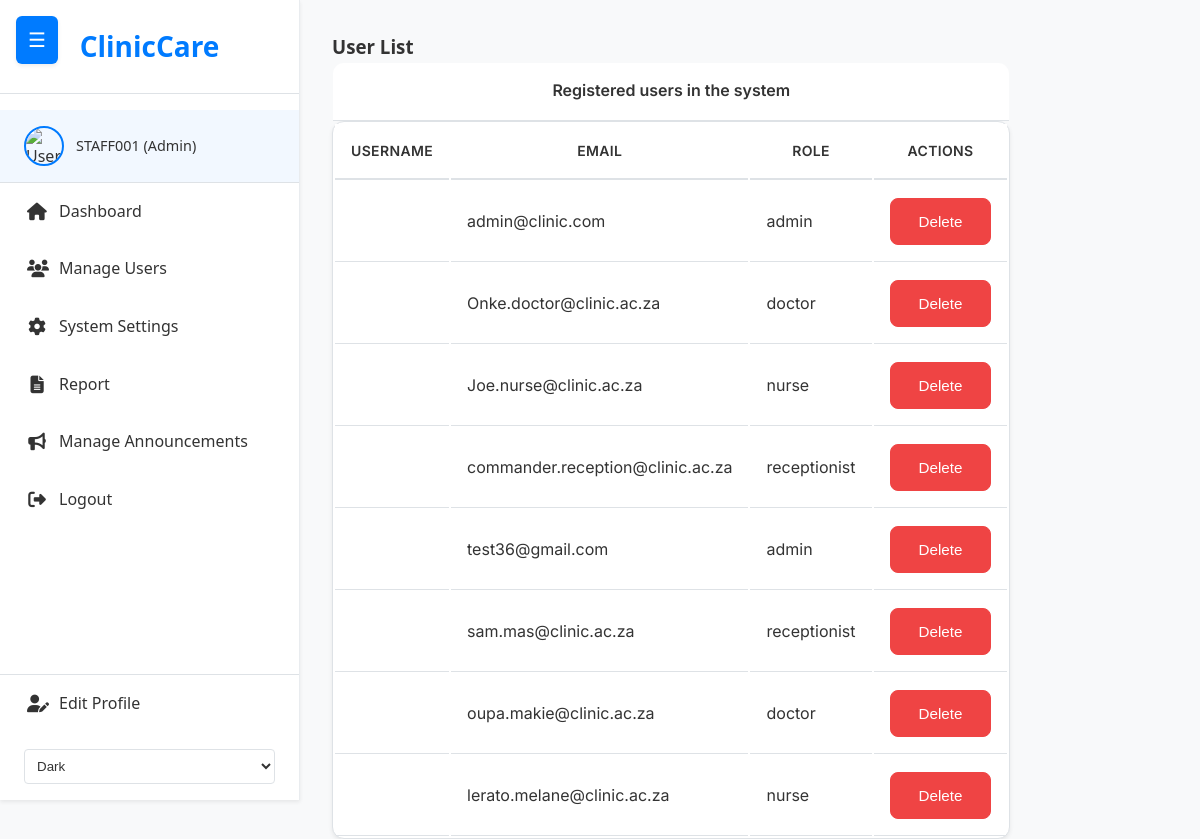
/manage_users (signed in), run on an earlier commit of the app's database.
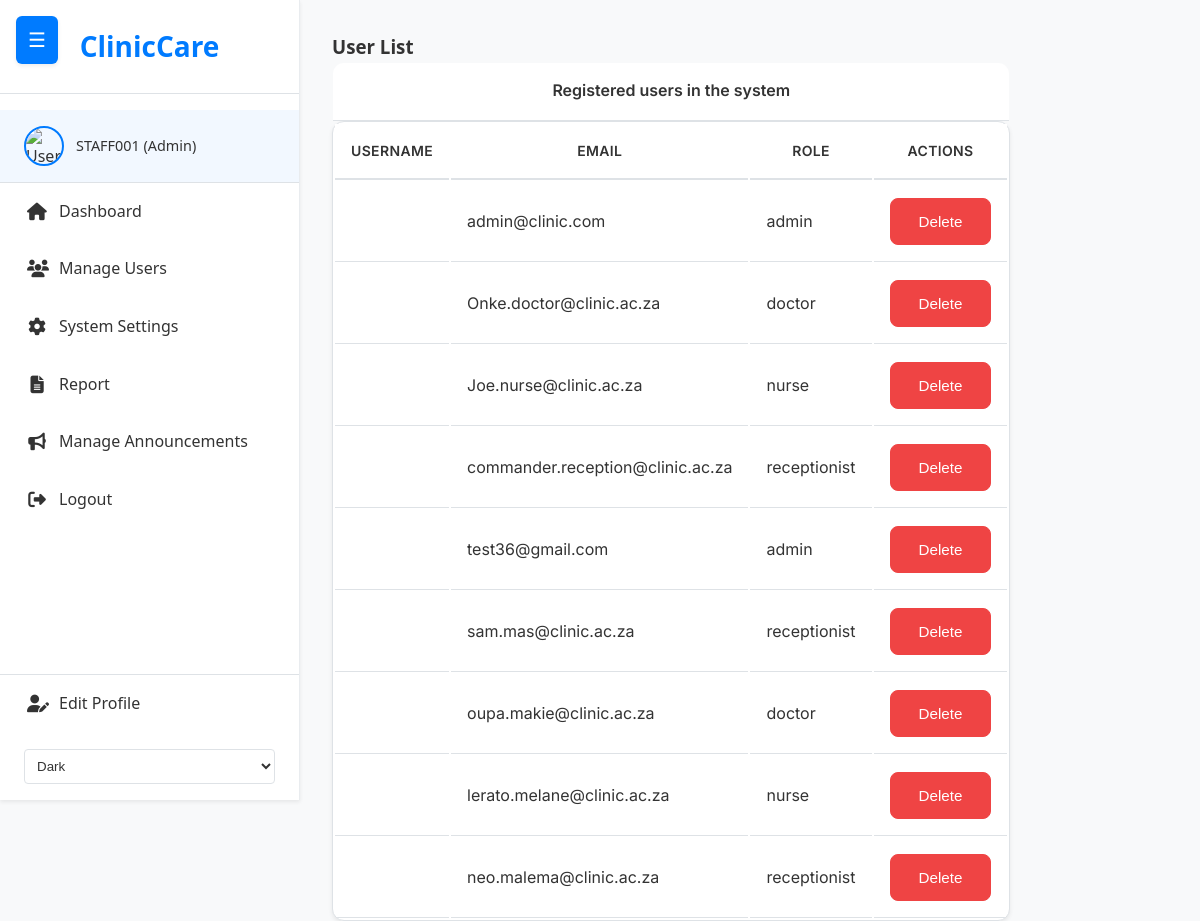
And on a later commit of the database.
### tables this page shows
CREATE TABLE employees
                     (id INTEGER PRIMARY KEY AUTOINCREMENT,
                      first_name TEXT NOT NULL,
                      last_name TEXT NOT NULL,
                      email TEXT NOT NULL,
                      password TEXT NOT NULL,
                      phone TEXT,
                      address TEXT,
                      role TEXT NOT NULL,
                      hire_date TEXT,
                      availability TEXT DEFAULT 'available',
                      profile_image TEXT DEFAULT 'default.jpg',
                      staff_number TEXT UNIQUE NOT NULL DEFAULT 'TEMPSTAFF', specialization TEXT);

### script.py (the view, shortened to what this page needs)
@app.route('/manage_users', methods=['GET', 'POST'])
def manage_users():
    if 'username' not in session or session.get('role') != 'admin':
        flash('Please log in as an admin to manage users.', 'error')
        return redirect(url_for('login_page'))
    conn = None
    try:
        conn = get_db_connection()
        c = conn.cursor()
        user_details = get_user_details(conn, session['username'])
        if not user_details:
            flash('User details not found. Please log in again.', 'error')
            return redirect(url_for('login_page'))
        c.execute("SELECT staff_number, first_name, last_name, email, role FROM employees ORDER BY id")
        employees = [
            {
                'staff_number': row['staff_number'],
                'first_name': row['first_name'],
                'last_name': row['last_name'],
                'email': row['email'],
                'role': row['role']
            } for row in c.fetchall()
        ]
        return render_template('admin/manageUsers.html',
                              employees=employees,
                              user_details=user_details,
                              username=session['username'])
    except sqlite3.Error as e:
        logger.error(f"Database error in manage_users: {e}")
        flash('An error occurred while managing users.', 'error')
        return redirect(url_for('admin_dashboard'))
    finally:
        if conn:
            conn.close()

### script.py (called while the page is built)
def get_db_connection():
    if 'db' not in g:
        g.db = sqlite3.connect('clinicinfo.db')
        g.db.row_factory = sqlite3.Row
    return g.db

def get_user_details(conn, user_id):
    try:
        c = conn.cursor()
        c.execute("SELECT * FROM employees WHERE staff_number = ?", (user_id,))
        user = c.fetchone()
        return dict(user) if user else {}
    except sqlite3.Error as e:
        logger.error(f"Error fetching user details: {e}")
        return {}

### templates/admin/manageUsers.html (shortened to what this page needs)
{% extends "base.html" %}
{% block content %}
<div class="container mx-auto px-4 py-8">
    <div class="bg-white rounded-lg shadow-md p-6 mb-8">
        <h3 class="text-xl font-semibold mb-4">User List</h3>
        <table id="user-table" class="w-full table-auto border-collapse">
            <caption class="text-left text-lg font-medium mb-2">Registered users in the system</caption>
            <thead>
                <tr class="bg-gray-100">
                    <th class="px-4 py-2 text-left">Username</th>
                    <th class="px-4 py-2 text-left">Email</th>
                    <th class="px-4 py-2 text-left">Role</th>
                    <th class="px-4 py-2 text-left">Actions</th>
                </tr>
            </thead>
            <tbody id="user-table-body">
                {% for user in employees %}
                <tr class="hover:bg-gray-50">
                    <td class="px-4 py-2">{{ user.username }}</td>
                    <td class="px-4 py-2">{{ user.email }}</td>
                    <td class="px-4 py-2">{{ user.role }}</td>
                    <td class="px-4 py-2">
                        <button class="btn btn-danger delete-user" data-user-id="{{ user.id }}" aria-label="Delete user {{ user.username }}">Delete</button>
                    </td>
                </tr>
                {% else %}
                <tr><td colspan="4" class="px-4 py-2 text-center">No users found.</td></tr>
                {% endfor %}
            </tbody>
        </table>
    </div>
</div>
{% endblock %}

### templates/base.html (shortened to what this page needs)
<!DOCTYPE html>
<html lang="en">
<head>
  <link rel="stylesheet" href="https://cdnjs.cloudflare.com/ajax/libs/font-awesome/6.4.0/css/all.min.css">
  <link rel="stylesheet" href="{{ url_for('static', filename='css/baseSidebar.css') }}?v=2">
  {% if session.role == 'receptionist' %}
    <link rel="stylesheet" href="{{ url_for('static', filename='css/reception.css') }}?v=2">
  {% elif session.role == 'doctor' %}
    <link rel="stylesheet" href="{{ url_for('static', filename='css/doctor.css') }}?v=1">
  {% elif session.role == 'nurse' %}
    <link rel="stylesheet" href="{{ url_for('static', filename='css/nurse.css') }}?v=1">
  {% elif session.role == 'admin' %}
    <link rel="stylesheet" href="{{ url_for('static', filename='css/admin.css') }}?v=1">
  {% endif %}
</head>
<body class="dashboard-page">
  <button class="menu-toggle" id="menu-toggle-btn" aria-label="Toggle Sidebar" aria-expanded="false">☰</button>
  <aside class="sidebar {% if session.role == 'receptionist' %}active{% endif %}" id="sidebar" role="navigation" aria-label="Main Navigation">
    <div class="logo">ClinicCare</div>
    <nav>
      {% if session.username %}
        <div class="user-info">
          <img src="{{ url_for('static', filename='images/user-placeholder.png') }}" alt="User Avatar">
          <span>{{ session.username }} ({{ session.role | capitalize }})</span>
        </div>
        {% if session.role == 'receptionist' %}
          <ul>
            <li><a href="{{ url_for('reception_dashboard') }}" class="sidebar-btn"><i class="fas fa-home"></i> Dashboard</a></li>
            <li><a href="{{ url_for('manage_appointments') }}" class="sidebar-btn"><i class="fas fa-calendar-check"></i> Manage Appointments</a></li>
            <li><a href="{{ url_for('check_in_page') }}" class="sidebar-btn"><i class="fas fa-user-check"></i> Check-In Desk</a></li>
            <li><a href="{{ url_for('helped_patients_report') }}" class="sidebar-btn"><i class="fas fa-file-alt"></i> Patient Report</a></li>
            <li><a href="{{ url_for('search_patient') }}" class="sidebar-btn"><i class="fas fa-search"></i> Search Patients</a></li>
            <li><a href="{{ url_for('view_announcements') }}" class="sidebar-btn"><i class="fas fa-bullhorn"></i> View Announcements</a></li>
            <li><a href="{{ url_for('logout') }}" class="sidebar-btn logout-btn"><i class="fas fa-sign-out-alt"></i> Logout</a></li>
          </ul>
        {% elif session.role == 'admin' %}
          <ul>
            <li><a href="{{ url_for('admin_dashboard') }}" class="sidebar-btn"><i class="fas fa-home"></i> Dashboard</a></li>
            <li><a href="{{ url_for('manage_users') }}" class="sidebar-btn"><i class="fas fa-users"></i> Manage Users</a></li>
            <li><a href="{{ url_for('system_settings') }}" class="sidebar-btn"><i class="fas fa-cog"></i> System Settings</a></li>
            <li><a href="{{ url_for('doctor_report') }}" class="sidebar-btn"><i class="fas fa-file-alt"></i> Report</a></li>
            <li><a href="{{ url_for('announcements') }}" class="sidebar-btn"><i class="fas fa-bullhorn"></i> Manage Announcements</a></li>
            <li><a href="{{ url_for('logout') }}" class="sidebar-btn logout-btn"><i class="fas fa-sign-out-alt"></i> Logout</a></li>
          </ul>
        {% endif %}
        <ul class="sidebar-footer">
          <li><a href="{{ url_for('edit_profile') }}" class="sidebar-btn"><i class="fas fa-user-edit"></i> Edit Profile</a></li>
          <li>
            <form action="{{ url_for('change_theme') }}" method="POST" class="theme-form">
              <select name="theme" onchange="this.form.submit()" class="form-control">
               <option value="dark" {% if session.theme == 'dark' %}selected{% endif %}>Dark</option>
              </select>
            </form>
          </li>
        </ul>
      {% else %}
        <ul>
          <li><a href="{{ url_for('login_page') }}"><i class="fas fa-sign-in-alt"></i> Login</a></li>
        </ul>
      {% endif %}
    </nav>
  </aside>
  <main class="dashboard" id="main-content">
    {% block content %}{% endblock %}
  </main>
</body>
</html>

### static/css/baseSidebar.css (style rules this page uses)
* { margin: 0; padding: 0; box-sizing: border-box; }
html, body { height: 100%; font-family: 'Segoe UI', Tahoma, Geneva, Verdana, sans-serif; line-height: 1.6; color: var(--text-color, #333); background-color: var(--bg-color, #f8f9fa); }
:root { --bg-color: #f8f9fa; --sidebar-bg: #ffffff; --sidebar-border: #e9ecef; --text-color: #333; --text-muted: #6c757d; --link-color: #007bff; --link-hover: #0056b3; --card-bg: #ffffff; --border-color: #dee2e6; --shadow: 0 0.125rem 0.25rem rgba(0, 0, 0, 0.075); --transition: all 0.3s ease; --current-time: "02:35 PM SAST, October 22, 2025"; }
.dashboard-page { display: flex; min-height: 100vh; }
.menu-toggle { position: fixed; top: 1rem; left: 1rem; z-index: 1000; background: var(--link-color); color: white; border: none; padding: 0.75rem; border-radius: 0.375rem; cursor: pointer; font-size: 1.25rem; box-shadow: var(--shadow); transition: var(--transition); }
.sidebar { position: fixed; top: 0; left: -300px; width: 300px; height: 100vh; background: var(--sidebar-bg); border-right: 1px solid var(--sidebar-border); transition: var(--transition); z-index: 999; overflow-y: auto; box-shadow: var(--shadow); }
.sidebar.active { left: 0; }
.sidebar .logo { padding: 1.5rem; text-align: center; font-size: 1.75rem; font-weight: bold; color: var(--link-color); border-bottom: 1px solid var(--border-color); }
.sidebar nav { padding: 1rem 0; }
.user-info { padding: 1rem 1.5rem; display: flex; align-items: center; gap: 0.75rem; border-bottom: 1px solid var(--border-color); background: rgba(0, 123, 255, 0.05); }
.user-info img { width: 40px; height: 40px; border-radius: 50%; border: 2px solid var(--link-color); }
.user-info span { font-size: 0.9rem; color: var(--text-color); font-weight: 500; }
.sidebar ul { list-style: none; }
.sidebar ul li { margin: 0; }
.sidebar-btn { display: flex; align-items: center; gap: 0.75rem; padding: 1rem 1.5rem; color: var(--text-color); text-decoration: none; transition: var(--transition); border-left: 3px solid transparent; width: 100%; }
.sidebar-btn i { width: 20px; text-align: center; font-size: 1.1rem; }
.sidebar-footer { position: absolute; bottom: 0; width: 100%; border-top: 1px solid var(--border-color); background: var(--sidebar-bg); }
.sidebar-footer .theme-form { padding: 1rem 1.5rem; }
.sidebar-footer .form-control { width: 100%; padding: 0.5rem; border: 1px solid var(--border-color); border-radius: 0.25rem; background: var(--card-bg); color: var(--text-color); }
.dashboard { flex: 1; margin-left: 0; transition: var(--transition); padding: 2rem; background: var(--bg-color); }
.dashboard.active { margin-left: 300px; }
.btn { display: inline-block; padding: 0.75rem 1.5rem; border: 1px solid transparent; border-radius: 0.375rem; text-decoration: none; font-weight: 500; cursor: pointer; transition: var(--transition); }
.btn-danger { background: #dc3545; color: white; border-color: #dc3545; }
.form-control { width: 100%; padding: 0.75rem; border: 1px solid var(--border-color); border-radius: 0.375rem; background: var(--card-bg); color: var(--text-color); transition: var(--transition); }
select.form-control { cursor: pointer; }

### templates/base.html (style rules this page uses)
:root { --current-time: "02:35 PM SAST, October 22, 2025"; }

What changed in the data, as far as the page shows it:
added employees: email "neo.malema@clinic.ac.za", role "receptionist"
